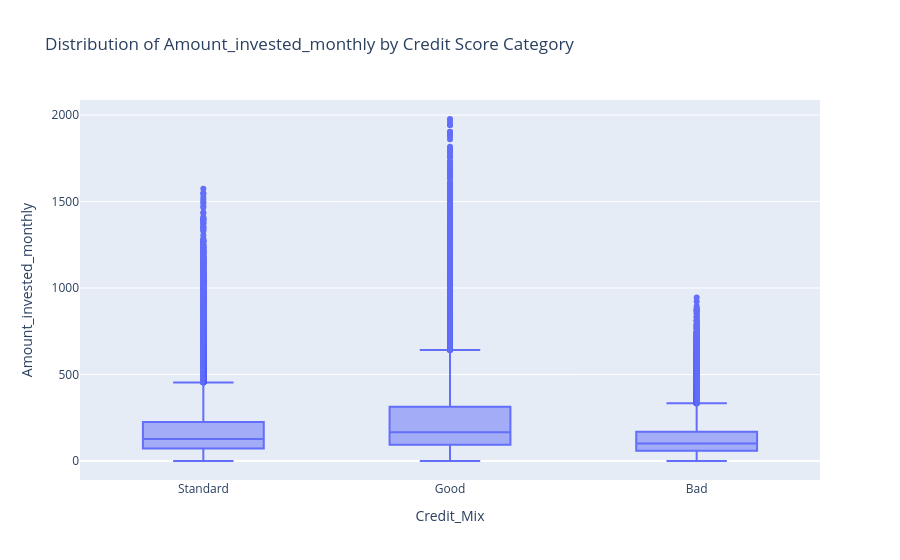

Source (notebook cell):
### Markdown cell above
Las medianas tienen el orden esperado: Median Bad < Mediana Standard < Mediana Good.

Además los deudores buenos tiene una cola más pesada.

Esto concuerda con la hipótesis de que los deudores malos invierten menos y los buenos, más.

### Code cell
fig_box = px.box(df, x="Credit_Mix", y=col, title=f"Distribution of {col} by Credit Score Category")
fig_box.show()

### Figure 1 — Plotly figure (JSON) as saved in the notebook; plotly's stock layout.template omitted (floating-point values rounded to 4 significant figures; data arrays with more than 128 entries replaced by an {"elided": "..."} marker saying what was removed)
{"data": [{"alignmentgroup": "True", "hovertemplate": "Credit_Mix=%{x}<br>Amount_invested_monthly=%{y}<extra></extra>", "legendgroup": "", "marker": {"color": "#636efa"}, "name": "", "notched": false, "offsetgroup": "", "orientation": "v", "showlegend": false, "type": "box", "x": {"elided": "100000 str values"}, "x0": " ", "xaxis": "x", "y": {"elided": "100000 float values"}, "y0": " ", "yaxis": "y"}], "layout": {"boxmode": "group", "legend": {"tracegroupgap": 0}, "title": {"text": "Distribution of Amount_invested_monthly by Credit Score Category"}, "xaxis": {"anchor": "y", "domain": [0, 1], "title": {"text": "Credit_Mix"}}, "yaxis": {"anchor": "x", "domain": [0, 1], "title": {"text": "Amount_invested_monthly"}}}}
